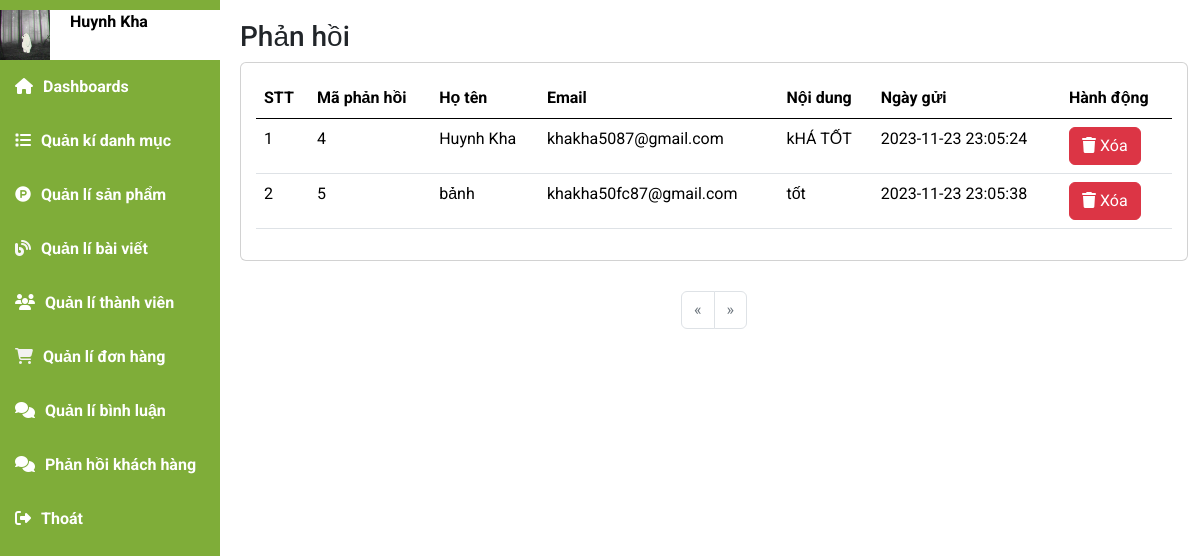
Page /index.php?mod=admin&act=phanhoi (signed in) on the committed database.
### tables this page shows
CREATE TABLE `phanhoi` (
  `MaPH` int NOT NULL,
  `HoTen` varchar(50) NOT NULL,
  `Email` varchar(50) NOT NULL,
  `NoiDung` varchar(255) NOT NULL,
  `NgayGui` datetime NOT NULL DEFAULT CURRENT_TIMESTAMP
);

### model/m_pdo.php (called while the page is built, shortened)
<?php
function pdo_get_connection(){
    $dburl = "mysql:host=localhost;dbname=organic;charset=utf8";
    $username = 'root';
    $password = '';
    $conn = new PDO($dburl, $username, $password);
    $conn->setAttribute(PDO::ATTR_ERRMODE, PDO::ERRMODE_EXCEPTION);
    return $conn;
}
function pdo_query($sql){
    $sql_args = array_slice(func_get_args(), 1);
    try{
        $conn = pdo_get_connection();
        $stmt = $conn->prepare($sql);
        $stmt->execute($sql_args);
        $rows = $stmt->fetchAll();
        return $rows;
    }
    catch(PDOException $e){
        throw $e;
    }
    finally{
        unset($conn);
    }
}
function pdo_query_value($sql){
    $sql_args = array_slice(func_get_args(), 1);
    try{
        $conn = pdo_get_connection();
        $stmt = $conn->prepare($sql);
        $stmt->execute($sql_args);
        $row = $stmt->fetch(PDO::FETCH_ASSOC);
        return array_values($row)[0];
    }
    catch(PDOException $e){
        throw $e;
    }
    finally{
        unset($conn);
    }
}

### model/m_admin.php (called while the page is built, shortened)
<?php
    include_once 'model/m_pdo.php';
        function phanhoi_getAll($page=1){
            $BatDau = ($page - 1) * 6;
            return pdo_query("SELECT * FROM phanhoi LIMIT $BatDau,6");
        }
        function phanhoi_adminPhanTrang(){
            return pdo_query_value("SELECT COUNT(*) FROM phanhoi");
        }
?>

### view/admin/v_admin_phanhoi.php (the view, shortened to what this page needs)
<div class="main-content">
    <h3 class="title-page">
        Phản hồi
    </h3>
    <section class="row">
        <div class="col-sm-12 col-md-12 col xl-12">
            <div class="card chart">
                <table class="table">
                    <thead>
                        <tr>
                            <th>STT</th>
                            <th>Mã phản hồi </th>
                            <th>Họ tên</th>
                            <th>Email</th>
                            <th>Nội dung</th>
                            <th>Ngày gửi</th>
                            <th>Hành động</th>
                        </tr>
                    </thead>
                    <tbody>
                        <?php
                            $stt = 1;
                            foreach($phanhoiAll as $item):
                        ?>
                        <tr>
                            <td><?=$stt?></td>
                            <td><?=$item['MaPH']?></td>
                            <td><?=$item['HoTen']?></td>
                            <td><?=$item['Email']?></td>
                            <td><?=$item['NoiDung']?></td>
                            <td><?=$item['NgayGui']?></td>
                            <td>
                                <a href="index.php?mod=admin&act=deletephanhoi&MaPH=<?=$item['MaPH']?>" class="btn btn-danger"><i class="fa-solid fa-trash"></i> Xóa</a>
                            </td>
                        </tr>
                        <?php
                            $stt++;
                            endforeach;
                        ?>
                    </tbody>
                </table>
            </div>
        </div>
    </section>
    <div class="admin__pagein">
        <ul class="pagination">
            <li class="page-item <?= ($page <= 1) ? "disabled" : ""?>">
                <a class="page-link" href="index.php?mod=admin&act=phanhoi&page=<?=$page-1?>" aria-label="Previous">
                    <span aria-hidden="true">&laquo;</span>
                </a>
            </li>
                <li class="page-item <?= ($page >= $SoTrang) ? "disabled" : ""?>">
                <a class="page-link" href="index.php?mod=admin&act=phanhoi&page=<?=$page+1?>" aria-label="Next">
                    <span aria-hidden="true">&raquo;</span>
                </a>
            </li>
        </ul>
    </div>
</div>

### view/css/admin.css (style rules this page uses)
* { padding: 0; margin: 0; box-sizing: border-box; font-family: 'Roboto', sans-serif; }
body { background-color: #e6e6e6; }
.main-content { padding-left: 240px; padding-bottom: 20px; }
.main-content .title-page { padding-top: 20px; }
.chart { padding: 15px; border-radius: 10px; }
.admin__pagein { display: flex; justify-content: center; padding-top: 30px; }

### rows in the picture
phanhoi: MaPH "4", HoTen "Huynh Kha", Email "khakha5087@gmail.com", NoiDung "kHÁ TỐT", NgayGui "2023-11-23 23:05:24"
phanhoi: MaPH "5", HoTen "bảnh", Email "khakha50fc87@gmail.com", NoiDung "tốt", NgayGui "2023-11-23 23:05:38"

### other values in the picture
$_SESSION['user']['HoTen'] "Huynh Kha"
